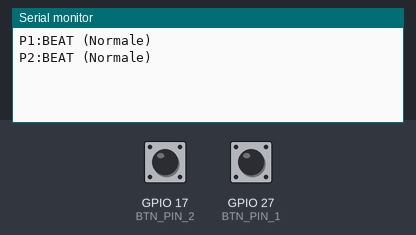
This program was run on a simulated ESP32. On the bench: the last lines printed to the serial monitor. The inputs (shaded band) are chosen by the test bench; at power-on: GPIO 17 (BTN_PIN_2) HIGH, GPIO 27 (BTN_PIN_1) HIGH.

Above: at 1.2 s.
1.3 s: GPIO 17 (BTN_PIN_2) pulled LOW for 0.15 s
At 2.8 s:
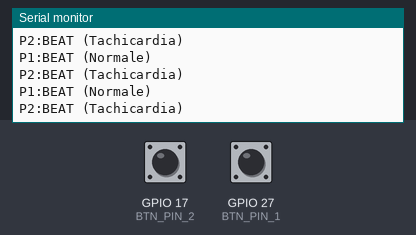
2.9 s: GPIO 17 (BTN_PIN_2) pulled LOW for 1 s
At 3.56 s:
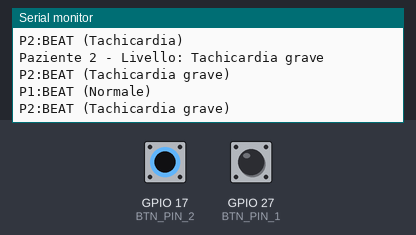
5.4 s: GPIO 17 (BTN_PIN_2) pulled LOW for 0.15 s
At 5.9 s:
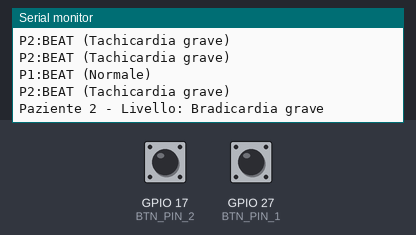
8.1 s: GPIO 17 (BTN_PIN_2) pulled LOW for 1 s
At 10.4 s:
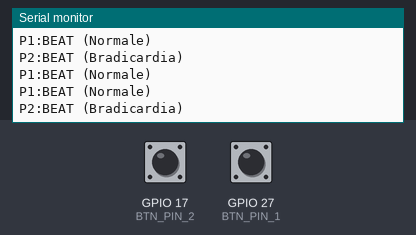
10.6 s: GPIO 17 (BTN_PIN_2) pulled LOW for 3.2 s
At 10.71 s:
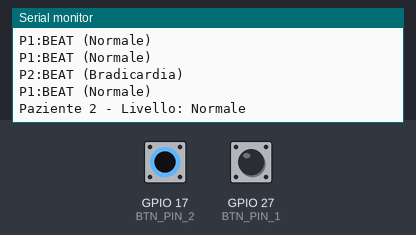
15.3 s: GPIO 27 (BTN_PIN_1) pulled LOW for 0.15 s
At 15.48 s:
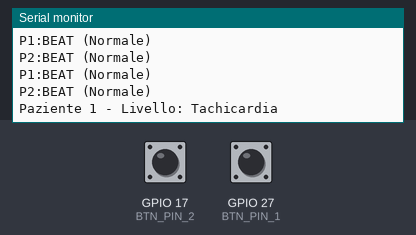

The program:

main.cpp
```cpp
#include <Arduino.h>

const int BTN_PIN_1 = 27;
const int BTN_PIN_2 = 17;

int counter1 = 3;
int counter2 = 3;

bool btnPrec1 = false;
bool btnPrec2 = false;

// Intervalli tra battiti in ms (60000 / BPM)
const int INTERVALLO_BATTITO[] = {1333, 1000, 750, 545, 400};  // ~45, 60, 80, 110, 150 BPM
const char* STATO[] = {"Bradicardia grave", "Bradicardia", "Normale", "Tachicardia", "Tachicardia grave"};

unsigned long ultimoBattito1 = 0;
unsigned long ultimoBattito2 = 0;

bool battito1 = false;
bool battito2 = false;

void setup() {
  Serial.begin(115200);
  pinMode(BTN_PIN_1, INPUT_PULLUP);
  pinMode(BTN_PIN_2, INPUT_PULLUP);
}

void loop() {
  unsigned long ora = millis();

  // Lettura bottoni
  bool lettura1 = digitalRead(BTN_PIN_1) == LOW;
  bool lettura2 = digitalRead(BTN_PIN_2) == LOW;

  if (lettura1 && !btnPrec1) {
    counter1 = (counter1 % 5) + 1;
    Serial.print("Paziente 1 - Livello: ");
    Serial.println(STATO[counter1 - 1]);
  }
  if (lettura2 && !btnPrec2) {
    counter2 = (counter2 % 5) + 1;
    Serial.print("Paziente 2 - Livello: ");
    Serial.println(STATO[counter2 - 1]);
  }

  btnPrec1 = lettura1;
  btnPrec2 = lettura2;

  // Genera impulsi paziente 1
  if (ora - ultimoBattito1 >= INTERVALLO_BATTITO[counter1 - 1]) {
    ultimoBattito1 = ora;
    battito1 = true;
  }

  // Genera impulsi paziente 2
  if (ora - ultimoBattito2 >= INTERVALLO_BATTITO[counter2 - 1]) {
    ultimoBattito2 = ora;
    battito2 = true;
  }

  // Trasmetti impulsi
  if (battito1) {
    Serial.print("P1:BEAT (");
    Serial.print(STATO[counter1 - 1]);
    Serial.println(")");
    battito1 = false;
  }
  if (battito2) {
    Serial.print("P2:BEAT (");
    Serial.print(STATO[counter2 - 1]);
    Serial.println(")");
    battito2 = false;
  }
}
```

Measured:
- after the input at 1.3 s, the serial monitor: prints a new line at once (image 1)
- after the input at 2.9 s, the serial monitor: prints a new line at once (image 2)
- after the input at 5.4 s, the serial monitor: prints a new line at once (image 3)
- after the input at 8.1 s, the serial monitor: prints a new line at once (image 4)
- after the input at 10.6 s, the serial monitor: prints a new line at once (image 5)
- after the input at 15.3 s, the serial monitor: prints a new line at once (image 6)
